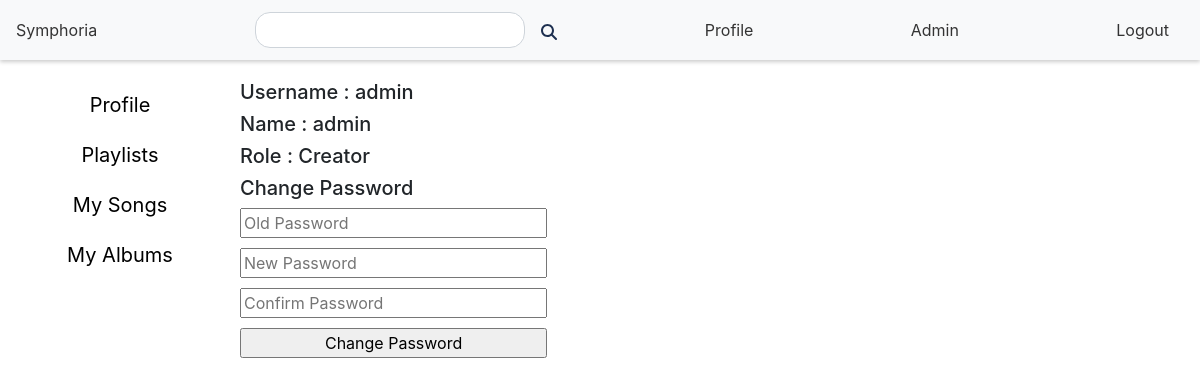
The app's page /profile (signed in) with its own data.
### models.py (models this page shows, shortened)
class User(db.Model):
    id = db.Column(db.Integer, primary_key=True)
    username = db.Column(db.String(32), unique=True, nullable=False)
    passhash = db.Column(db.String(512), nullable=False)
    name = db.Column(db.String(64), nullable=False)
    role = db.Column(db.String(20), nullable=False)
    blacklist = db.Column(db.Boolean, default=False)
    albums = db.relationship('Album', backref='artist', lazy=True)
    songs = db.relationship('Song', backref='artist', lazy=True)
    playlists = db.relationship('Playlist', backref='user', lazy=True)
    admins = db.relationship('Admin', backref='user', lazy=True)
    @property
    def password(self):
        raise AttributeError('Password is not a readable attribute')

### routes.py (the view)
@app.route('/profile')
@is_blacklist
def profile():
    if 'user_id' not in session:
        flash('Please log in', 'info')
        return redirect(url_for('login'))
    else:
        user = User.query.filter_by(id=session['user_id']).first()
        return render_template('profile.html', user=user, Admin=Admin)

### routes.py (called while the page is built)
def is_blacklist(f):
    @wraps(f)
    def decorated_function(*args, **kwargs):
        if 'user_id' in session:
            user = User.query.filter_by(id=session['user_id']).first()
            if user and user.blacklist:
                flash('You are blacklisted', 'info')
                return redirect(url_for('logout'))
        return f(*args, **kwargs)
    return decorated_function

### templates/profile.html (shortened to what this page needs)
{% extends 'layout.html' %}
{% block content %}
        <nav class="navbar">
        <a href="/">Symphoria</a>
        <form action="/search" method="POST">
            {% if session['search'] %}
                <input type="text" name="search" value="{{ session['search'] }}">
            {% else %}
                <input type="text" name="search" value="">
            {% endif %}
            <button type="submit"><img src="{{ url_for('static', filename='magnifying-glass-solid.svg') }}" alt=""></button>
        </form>
        <a href="/profile">Profile</a>
        {% if Admin.query.filter_by(id=session['user_id']).first() %}
            <a href="/admin">Admin</a>
        {% endif %}
        <a href="/logout">Logout</a>
    </nav>
    <div class="content-container">
    <div class="menubar">
        <a href="/profile">Profile</a>
        <a href='/my_playlists'>Playlists</a>
        <a href='/my_songs'>My Songs</a>
        <a href="/my_albums">My Albums</a>
    </div>
    <div class="info">
        <div class="profile_username">
            <h1>Username : {{ user.username }}</h1>
        </div>
        <div class="profile_name">
            <h1>Name : {{ user.name }}</h1>
        </div>
        <div class="role">
            <h1>Role : {{ user.role }}</h1>
        </div>
        <div class="change_password">
            <form action="/change_password" method="POST">
                <h1>Change Password</h1>
                <input type="password" name="old_password" id="old_password" placeholder="Old Password">
                <input type="password" name="new_password" id="new_password" placeholder="New Password">
                <input type="password" name="confirm_password" id="confirm_password" placeholder="Confirm Password">
                <input type="submit" id="change_password" value="Change Password">
            </form>
        </div>
    </div>
    </div>
{% endblock %}

### templates/layout.html (style rules this page uses)
.navbar { display: flex; justify-content: space-between; align-items: center; background-color: #f8f9fa; padding: 10px 20px; box-shadow: 0 2px 4px 0 rgba(0,0,0,0.2); height: 60px; }
.navbar a { text-decoration: none; color: #333; margin-right: 15px; }
.navbar form { display: flex; align-items: center; }
.navbar form input[type="text"] { border-radius: 15px; border: 1px solid #ced4da; padding: 5px 10px; margin-right: 10px; }
.navbar form button { background: none; border: none; }
.navbar form button img { width: 100%; height: auto; }
.menubar { display: flex; flex-direction: column; justify-content: space-around; align-items: center; margin-top: 20px; margin-bottom: 20px; width: 20%; height: 100%; }
.menubar a { text-decoration: none; color: black; font-size: 20px; padding: 10px; }
.info { display: flex; flex-direction: column; justify-content: space-around; margin-top: 20px; margin-bottom: 20px; width: 80%; height: 100%; }
.content-container { display: flex; flex-direction: row; justify-content: space-around; margin-left:0; margin-right:0; }

### records on screen
User: username "admin", name "admin", role "Creator"
